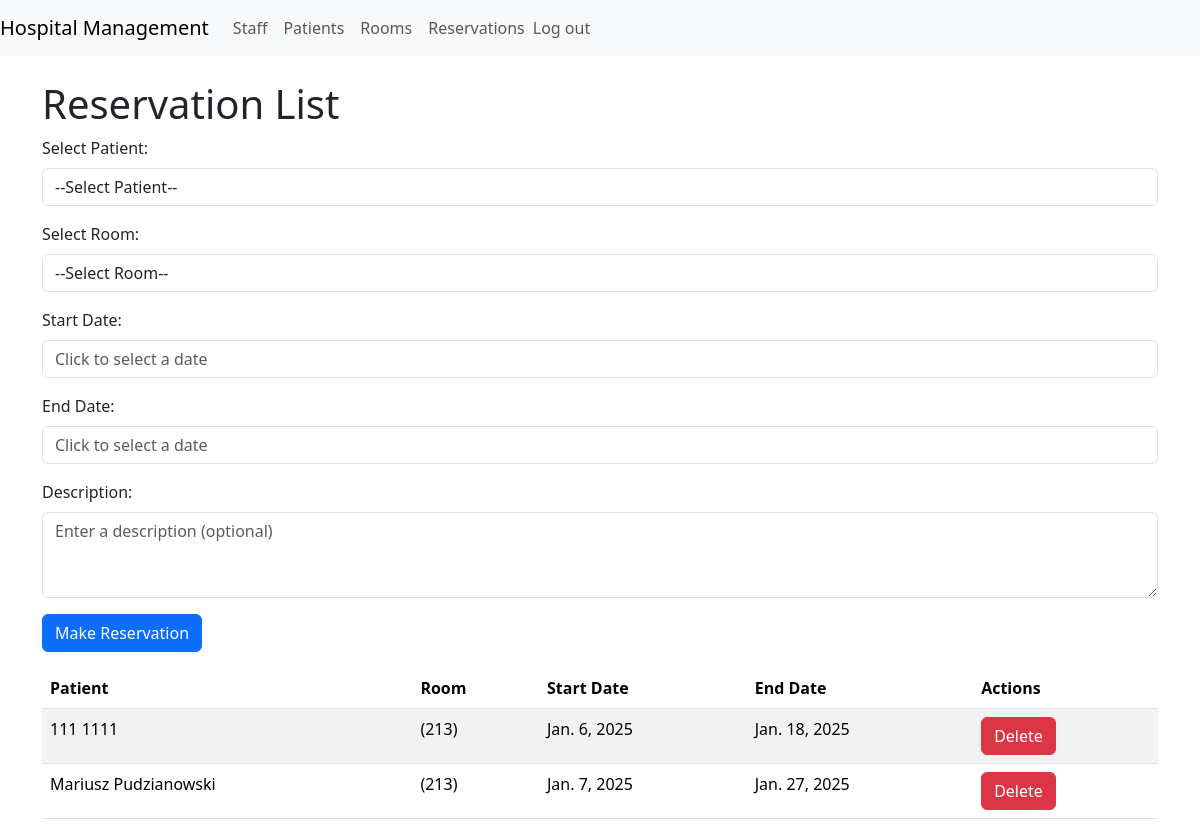
The page /reservations/ (signed in) on the database as committed earlier.
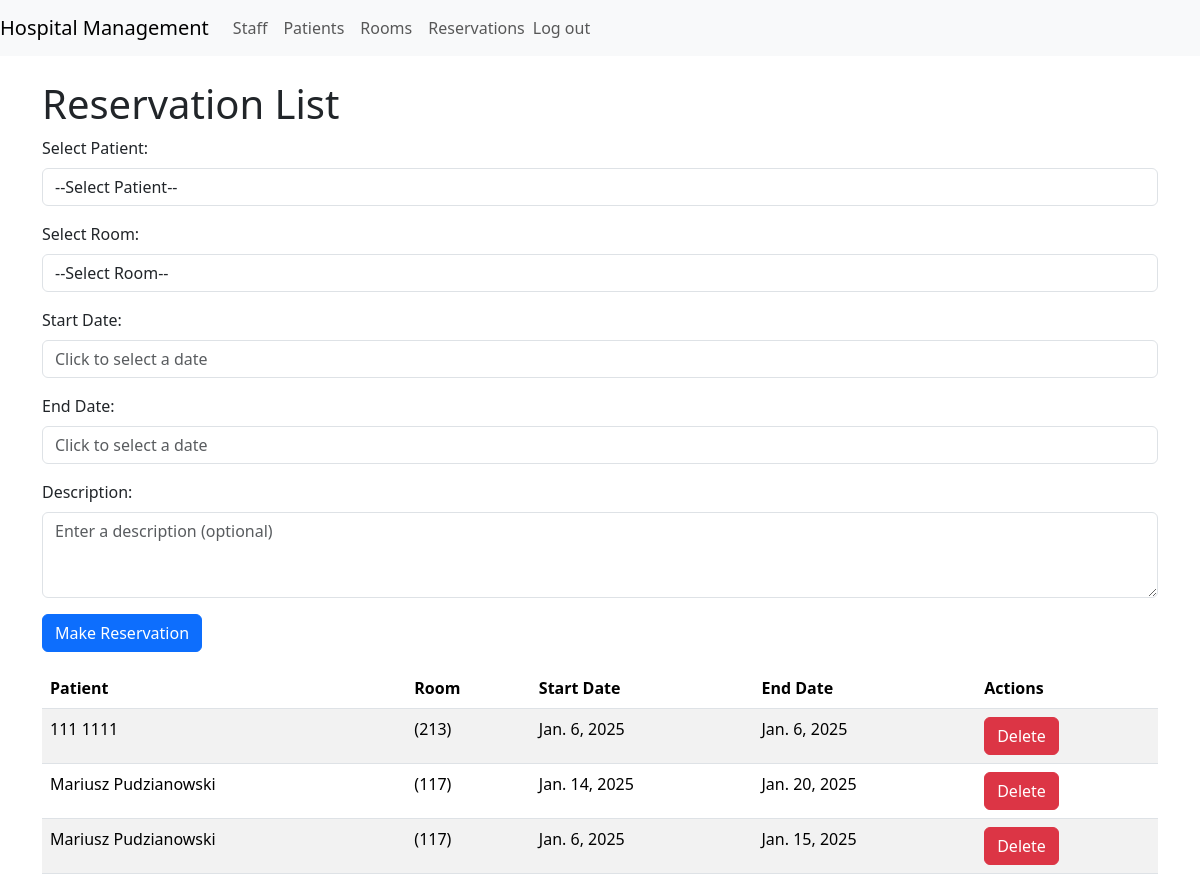
The same page on the database as committed later.
### management/models.py (models this page shows, shortened)
class Reservation(models.Model):
    patient = models.ForeignKey(Patient, on_delete=models.CASCADE)
    room = models.ForeignKey(Room, on_delete=models.CASCADE)
    start_date = models.DateField()
    end_date = models.DateField()
    description = models.TextField(blank=True, null=True)

class Patient(models.Model):
    first_name = models.CharField(max_length=30)
    last_name = models.CharField(max_length=50)
    birth_date = models.DateField()
    registration_date = models.DateTimeField(auto_now_add=True)
    registered_by = models.ForeignKey(User, on_delete=models.SET_NULL, null=True)

class Room(models.Model):
    ROOM_TYPES = [
        ('OPERATING', 'Operating room'),
        ('CONSULTATION', 'Consultation room'),
    ]
    name = models.CharField(max_length=100)
    type = models.CharField(max_length=20, choices=ROOM_TYPES)
    description = models.TextField(blank=True, null=True)
    room_number = models.BigIntegerField()
    capacity = models.PositiveIntegerField()

### management/views.py (the view)
# urls.py: path('reservations/', views.reservation_list, name='reservation_list'),
@login_required
def reservation_list(request):
    error = request.session.pop('form_error', None)
    success = request.session.pop('form_success', None)
    return render(request, 'reservation_list.html', {
        'reservations': Reservation.objects.all(),
        'patients': Patient.objects.all(),
        'rooms': Room.objects.all(),
        'error': error,
        'success': success,
    })

### management/context_processors.py (called while the page is built)
def user_role_context(request):
    if request.user.is_authenticated:
        try:
            staff_member = Staff.objects.get(user=request.user)
            return {'user_role': staff_member.role}
        except Staff.DoesNotExist:
            return {'user_role': None}
    else:
        return {'user_role': None}

### templates/reservation_list.html (shortened to what this page needs)
{% extends 'base.html' %}
{% load static %}
{% block content %}
<h1 class="mt-4">Reservation List</h1>
    {% include 'forms/form_add_reservation.html' %}
<table class="table table-striped mt-3">
    <thead>
        <tr>
            <th scope="col">Patient</th>
            <th scope="col">Room</th>
            <th scope="col">Start Date</th>
            <th scope="col">End Date</th>
            <th scope="col">Actions</th>
        </tr>
    </thead>
    <tbody>
    {% for reservation in reservations %}
        <tr data-bs-toggle="modal" data-bs-target="#reservationModal" data-reservation-id="{{ reservation.id }}" class="clickable-row">
            <td>{{ reservation.patient.first_name }} {{ reservation.patient.last_name }}</td>
            <td>{{ reservation.room.name }} ({{ reservation.room.room_number }})</td>
            <td>{{ reservation.start_date }}</td>
            <td>{{ reservation.end_date }}</td>
            <td>
                <button class="btn btn-danger" onclick="confirmDeleteReservation({{ reservation.id }})">Delete</button>
          </td>
        </tr>
    {% endfor %}
    </tbody>
</table>
{% endblock %}

Rows that differ between the two databases and show on the page:
removed Reservation: patient.first_name "111", patient.last_name "1111", room.room_number "213", start_date "Jan. 6, 2025", end_date "Jan. 18, 2025"
removed Reservation: patient.first_name "Mariusz", patient.last_name "Pudzianowski", room.room_number "213", start_date "Jan. 7, 2025", end_date "Jan. 27, 2025"
added Reservation: patient.first_name "111", patient.last_name "1111", room.room_number "213", start_date "Jan. 6, 2025", end_date "Jan. 6, 2025"
added Reservation: patient.first_name "Mariusz", patient.last_name "Pudzianowski", room.room_number "117", start_date "Jan. 14, 2025", end_date "Jan. 20, 2025"
added Reservation: patient.first_name "Mariusz", patient.last_name "Pudzianowski", room.room_number "117", start_date "Jan. 6, 2025", end_date "Jan. 15, 2025"
